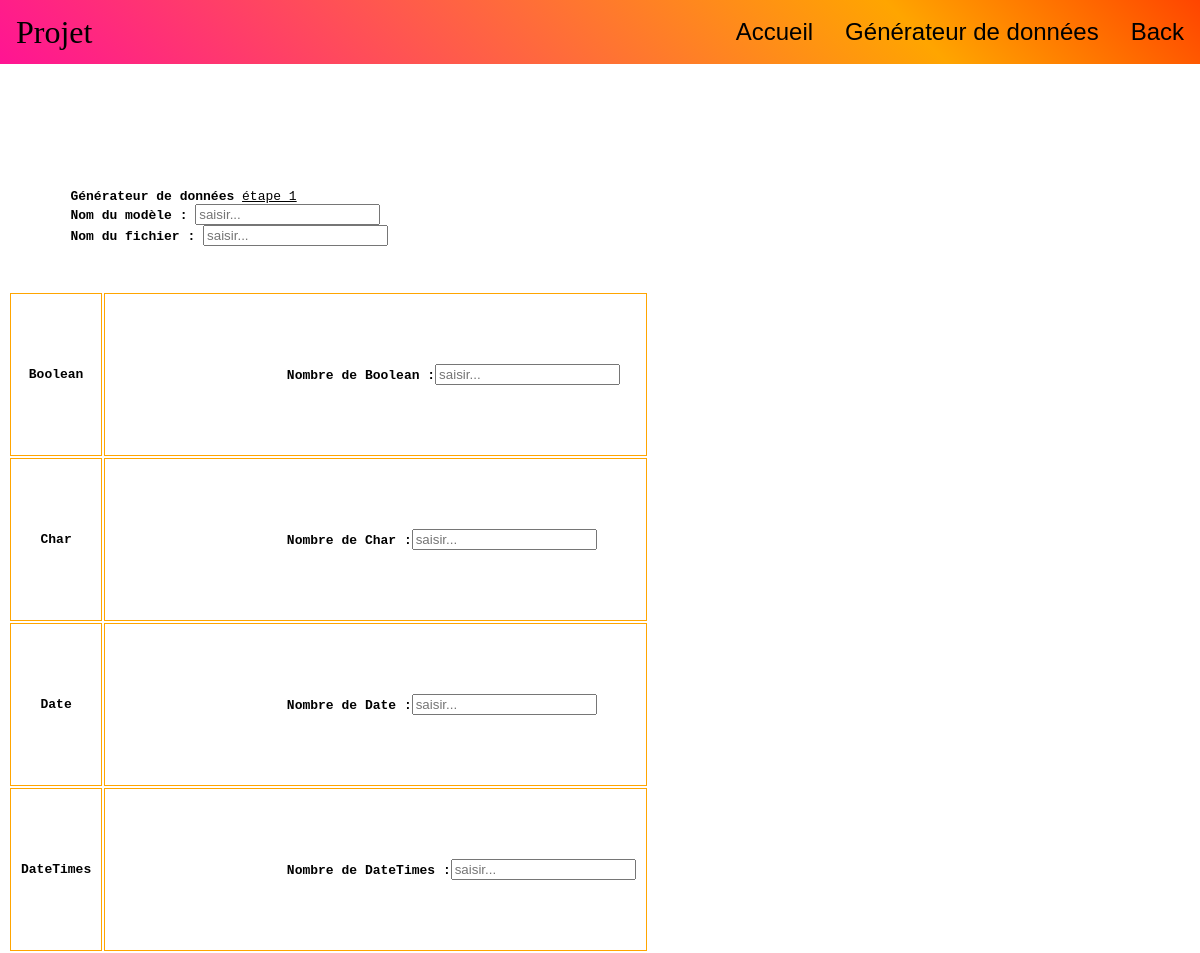
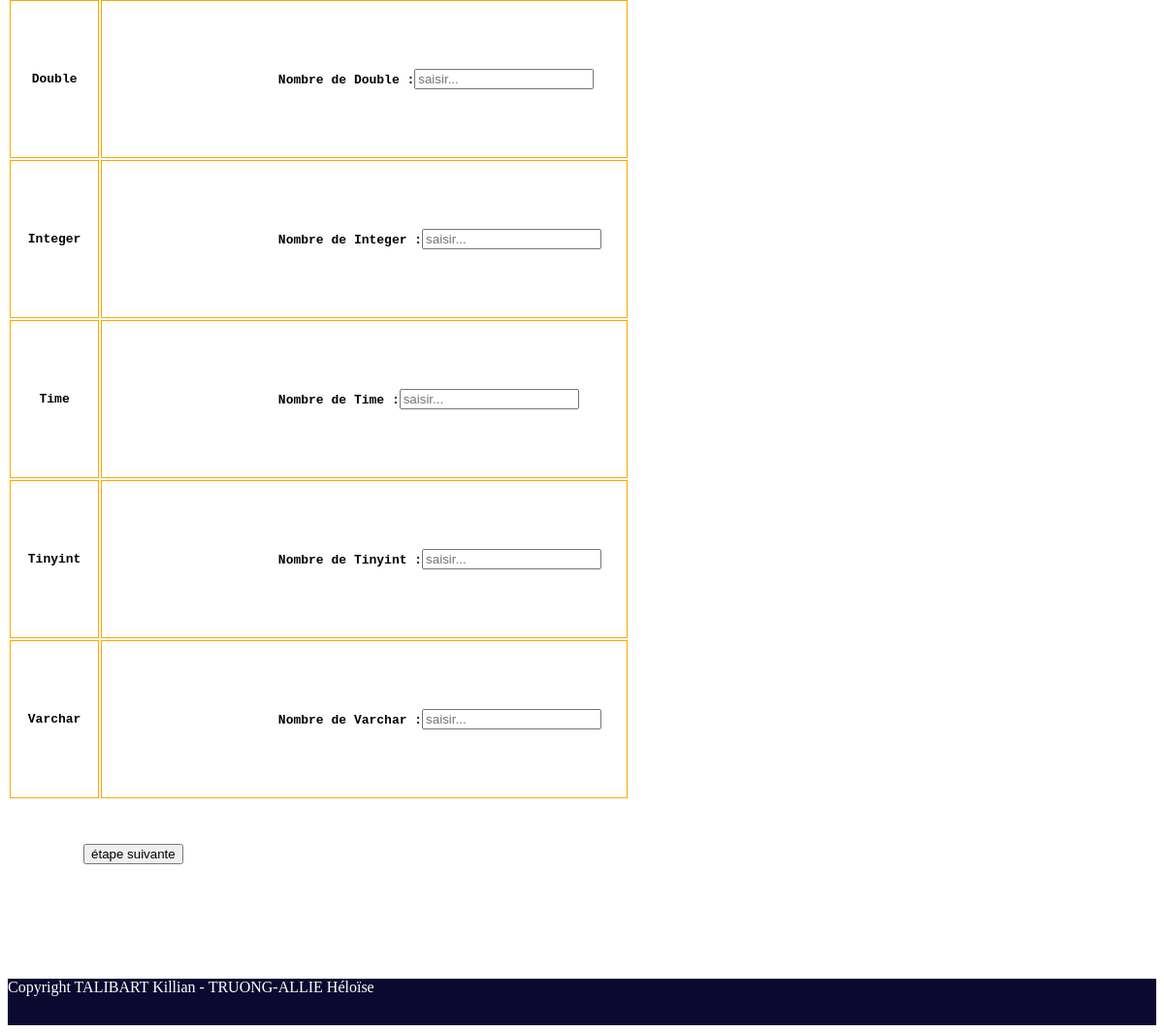
/generator.php, run on an earlier commit of the app's database (2 pictures, top to bottom).
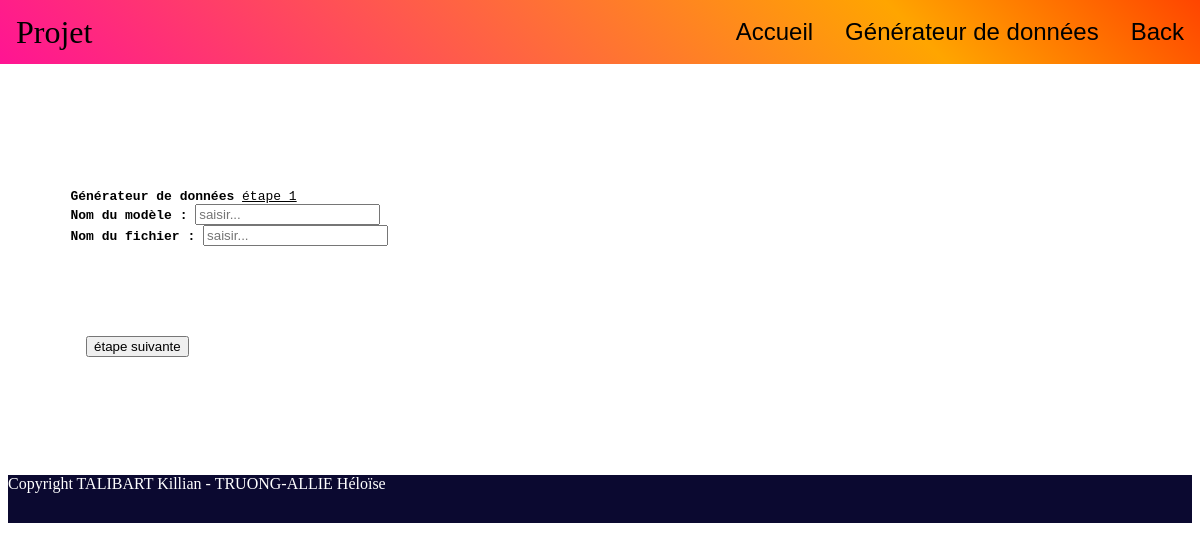
And on a later commit of the database.
### tables this page shows
CREATE TABLE type_champ(
        type_champ Varchar (255) NOT NULL ,
        actif      TinyINT NOT NULL
	,CONSTRAINT type_champ_PK PRIMARY KEY (type_champ)
);

### php/database.php (called while the page is built, shortened)
<?php
  function dbRequestActif($db){
    try{
      $statement = $db->prepare("SELECT * FROM type_champ");
      $statement->execute();
      $result = $statement->fetchAll(PDO::FETCH_ASSOC);
    }catch (PDOException $exception){
      error_log('Request error: '.$exception->getMessage());
      return false;
    }
    return $result;
  }
?>

### generator.php (the view, shortened to what this page needs)
<!DOCTYPE html PUBLIC "-//W3C//DTD XHTML 1.0 Strict//EN"
	"http://www.w3.org/TR/xhtml1/DTD/xhtml1-strict.dtd">
	<html xmlns="http://www.w3.org/1999/xhtml" xml:lang="en" lang="en">
	<head>
		<link rel="stylesheet" type="text/css" href="css/style.css">
		<?php
		include('php/request.php')
		?>
	</head>
	<body>
    <header class="header">
      <span class="header-contenu">Projet</span>
      <a href="back.php"> <input type="button" class="header-contenu-g" value="Back"> </a>
      <a href="generator.php"> <input type="button" class="header-contenu-g" value="Générateur de données"> </a>
      <a href="index.php"> <input type="button" class="header-contenu-g" value="Accueil"> </a>
	  </header>
	  <pre>
      <br><br><br>
      <?php
      $db =dbConnect();
      $toutlestypes =dbRequestActif($db);
      ?>
      <FORM action="php/request.php" method="post">
        <b>Générateur de données</b> <u>étape 1</u>
        <b>Nom du modèle :</b> <input type="text" name="nom_table" placeholder="saisir..."/>
        <b>Nom du fichier :</b> <input type="text" name="nom_fichier" placeholder="saisir..."/>
        <table class="table">
          <tbody>
            <?php foreach($toutlestypes as $type) { ?>
              <tr>
                <th scope="row"><?php echo $type['type_champ'];?></th>
                <td>
                  <?php if ($type['actif'] == 1) { ?>
                    <div class="input-group mb-3">
                      <?php echo "<b>Nombre de ".$type['type_champ']." :</b>";?><input type="number" class="custom-input" name=<?php echo "nb_".$type['type_champ'];?> placeholder="saisir..."/>
                    </div>
                  <?php }else if ($type['actif'] == 0){ ?>
                    <div class="input-group mb-3">
                      <?php echo "Pour activer aller au back";?>
                    </div>
                  <?php } ?>
                </td>
              </tr>
            <?php } ?>
          </tbody>
			  </table>
        <div>
          <input type="submit" name="envoi" value="étape suivante"/>
        </div>
      </FORM>
    </pre>
	  <footer class="footer">
        <a>Copyright TALIBART Killian - TRUONG-ALLIE Héloïse</a>
    </footer>
  </body>
</html>

What changed in the data, as far as the page shows it:
removed type_champ: type_champ "Boolean"
removed type_champ: type_champ "Char"
removed type_champ: type_champ "Date"
removed type_champ: type_champ "DateTimes"
removed type_champ: type_champ "Double"
removed type_champ: type_champ "Integer"
removed type_champ: type_champ "Time"
removed type_champ: type_champ "Tinyint"
removed type_champ: type_champ "Varchar"
